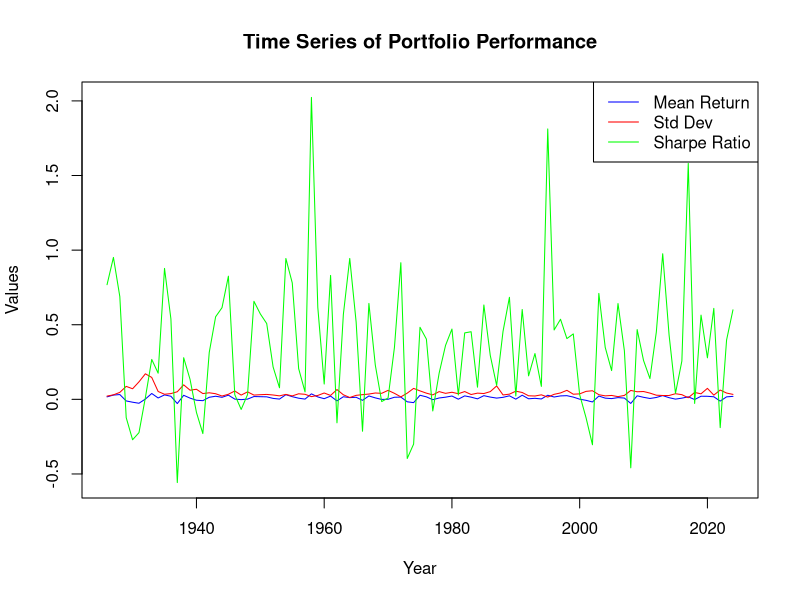
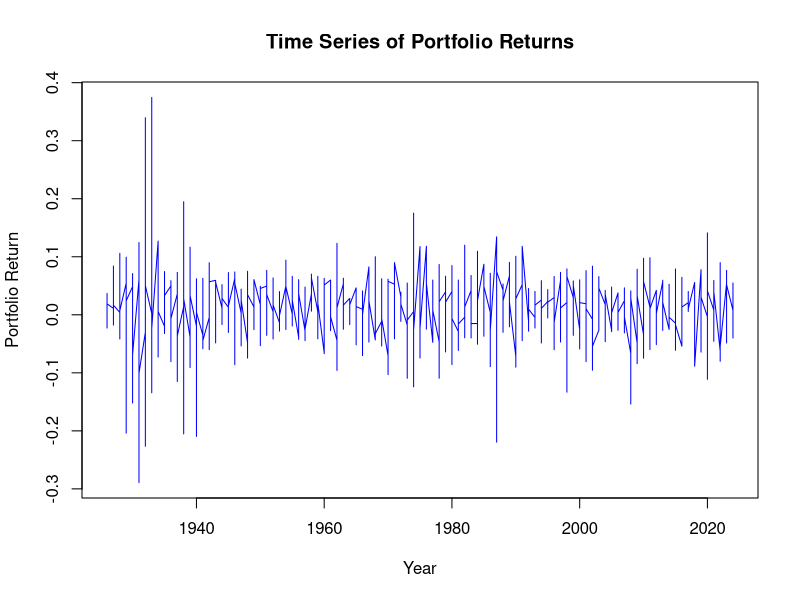

These charts were generated, in order, by the following R code:

# TASK 1

data <- read.csv("FIN 36182-Industry_Portfolios.CSV")
head(data)
sum(is.na(data))
summary(data)
anyDuplicated(data)
data[, 2:6] <- data[, 2:6] / 100 ## Convert returns to decimal form as asked
data$Year <- substr(data$Date, 1, 4)

## 1) Report the arithmetic mean of the returns for each of the five industries over the entire sample
yearly_means <- aggregate(cbind(Cnsmr, Manuf, HiTec, Hlth, Other) ~ Year, data, mean)
yearly_means ## yearly means
mean_returns <- colMeans(data[, c("Cnsmr", "Manuf", "HiTec", "Hlth", "Other")]) ## whole sample mean returns
mean_returns ## mean returns

## 2) Report the standard deviation of the returns for each of the five industries over the entire sample
std_returns <- apply(data[, c("Cnsmr", "Manuf", "HiTec", "Hlth", "Other")], 2, sd) ## whole sample standard deviation of returns
std_returns
yearly_std <- aggregate(cbind(Cnsmr, Manuf, HiTec, Hlth, Other) ~ Year, data, sd)
yearly_std

## 3) Report the Sharpe ratio of each industry
sharpe_ratio <- mean_returns/std_returns ## whole sample Sharpe ratio
sharpe_ratio
yearly_sharpe_ratios <- (yearly_means[, -1]) / yearly_std[, -1] ## yearly Sharpe ratios
yearly_sharpe_ratios <- cbind(Year = yearly_means$Year, yearly_sharpe_ratios)
yearly_sharpe_ratios

### Create a table of results in the whole sample
results_table1 <- data.frame(
  Mean_Returns = mean_returns,
  Std_Returns = std_returns,
  Sharpe_Ratio = sharpe_ratio
 )
results_table1

## 4) Is there evidence that technology stocks have better risk-adjusted returns?
### The Sharpe ratio of HiTec (0.1794) is not the highest; Health (0.1947) and Consumer (0.1919) have slightly better risk-adjusted returns.
### Therefore, technology stocks do not have the best risk-adjusted returns based on the Sharpe ratio. 
### Health and Consumer stocks show better performance in terms of risk-adjusted returns in this sample.

## 5) Provide a table (5×5) with the sample correlation between the returns of the five industries. Comment briefly.
correlation_matrix <- cor(data[, c("Cnsmr", "Manuf", "HiTec", "Hlth", "Other")])
correlation_matrix

### The correlation matrix shows how returns from one industry are related to returns from another:
### High Correlations: Many pairs of industries show strong positive correlations (close to 1). For example:
#### Consumer (Cnsmer) and Manufacturing (Manuf): 0.867; Manufacturing and Other: 0.892 --> These high correlations suggest that 
#### returns in these industries tend to move in the same direction. This may indicate that they are influenced 
#### by similar economic factors or market conditions.
### Moderate Correlations: Health (Hlth) generally has lower correlations with other industries, such as with Technology (HiTec) 
#### at 0.707 and Manufacturing at 0.743. This indicates that while Health is still positively correlated with the others, it may 
#### react differently to market conditions compared to sectors like Manufacturing or Consumer.
### Diversification Insights: High correlations (above 0.7) indicate that these industries may not provide significant 
#### diversification benefits. For example, investing in Consumer and Manufacturing stocks may not reduce portfolio 
#### risk much since their returns are highly correlated (0.867).On the other hand, the relatively lower correlation 
#### of Health with other industries (0.707 to 0.773) suggests it might offer slightly better diversification benefits 
#### compared to, say, the Consumer-Manufacturing pair.
### The industries in this dataset are highly correlated, with most correlations above 0.7. This indicates that their returns 
#### move in similar directions, likely influenced by common market factors.The highest correlation is between Manufacturing 
#### and Other industries (0.892), suggesting very little diversification potential between these two. The Health sector appears 
#### to offer slightly better diversification, with lower correlations with other industries, such as with Technology (0.707) and 
#### Manufacturing (0.743), but overall the correlations are still fairly high.

## 6) Construct a time series of the simple, non-cumulative returns of a portfolio where capital is allocated equally 
## across the first four industries (excluding Other). Report the arithmetic mean, standard deviation and Sharpe.
## Comment briefly on the gains achieved by this diversified portfolio.
### whole sample portfolio returns
# Escludiamo la colonna "Date" e "Other", prendendo solo le prime quattro industrie
portfolio_data <- data[, c("Cnsmr", "Manuf", "HiTec", "Hlth")]
# Calcolare i rendimenti giornalieri del portafoglio con allocazione equa
portfolio_returns <- rowMeans(portfolio_data)
portfolio_returns
# Calcolare la media aritmetica dei rendimenti del portafoglio
mean_portfolio_return <- mean(portfolio_returns)
mean_portfolio_return
# Calcolare la deviazione standard dei rendimenti del portafoglio
std_portfolio_return <- sd(portfolio_returns)
std_portfolio_return
# Calcolare il rapporto di Sharpe (senza tasso privo di rischio)
sharpe_portfolio <- mean_portfolio_return / std_portfolio_return
sharpe_portfolio
# Creare una tabella dei risultati
results_table2 <- data.frame(
  Mean_Return = mean_portfolio_return,
  Std_Dev = std_portfolio_return,
  Sharpe_Ratio = sharpe_portfolio
)
results_table2

### yearly portfolio returns
data$Portfolio_return <- rowMeans(data[, c("Cnsmr", "Manuf", "HiTec", "Hlth")])
yearly_portfolio_means <- aggregate(Portfolio_return ~ Year, data, mean)
yearly_portfolio_std <- aggregate(Portfolio_return ~ Year, data, sd)
yearly_sharpe_ratios <- yearly_portfolio_means$Portfolio_return / yearly_portfolio_std$Portfolio_return

yearly_results <- data.frame(
  Year = yearly_portfolio_means$Year,
  Mean_Return = yearly_portfolio_means$Portfolio_return,
  Std_Dev = yearly_portfolio_std$Portfolio_return,
  Sharpe_Ratio = yearly_sharpe_ratios
)
yearly_results

### Plot the time series of portfolio performance
plot(yearly_results$Year, yearly_results$Mean_Return, 
     type = 'l', 
     xlab = "Year", 
     ylab = "Values", 
     col  = "blue", 
     ylim = range(c(yearly_results$Mean_Return, yearly_results$Std_Dev, yearly_results$Sharpe_Ratio)),  # Adjust the y-axis limits to accommodate all data
     main = "Time Series of Portfolio Performance")
lines(yearly_results$Year, yearly_results$Std_Dev, 
      col = "red")
lines(yearly_results$Year, yearly_results$Sharpe_Ratio, 
      col = "green")
legend("topright", 
       legend = c("Mean Return", "Std Dev", "Sharpe Ratio"), 
       col = c("blue", "red", "green"), 
       lty = 1)

### Plot returns in the portfolio
plot(data$Year, data$Portfolio_return, 
     type = 'l', 
     xlab = "Year", 
     ylab = "Portfolio Return", 
     col  = "blue", 
     main = "Time Series of Portfolio Returns")








